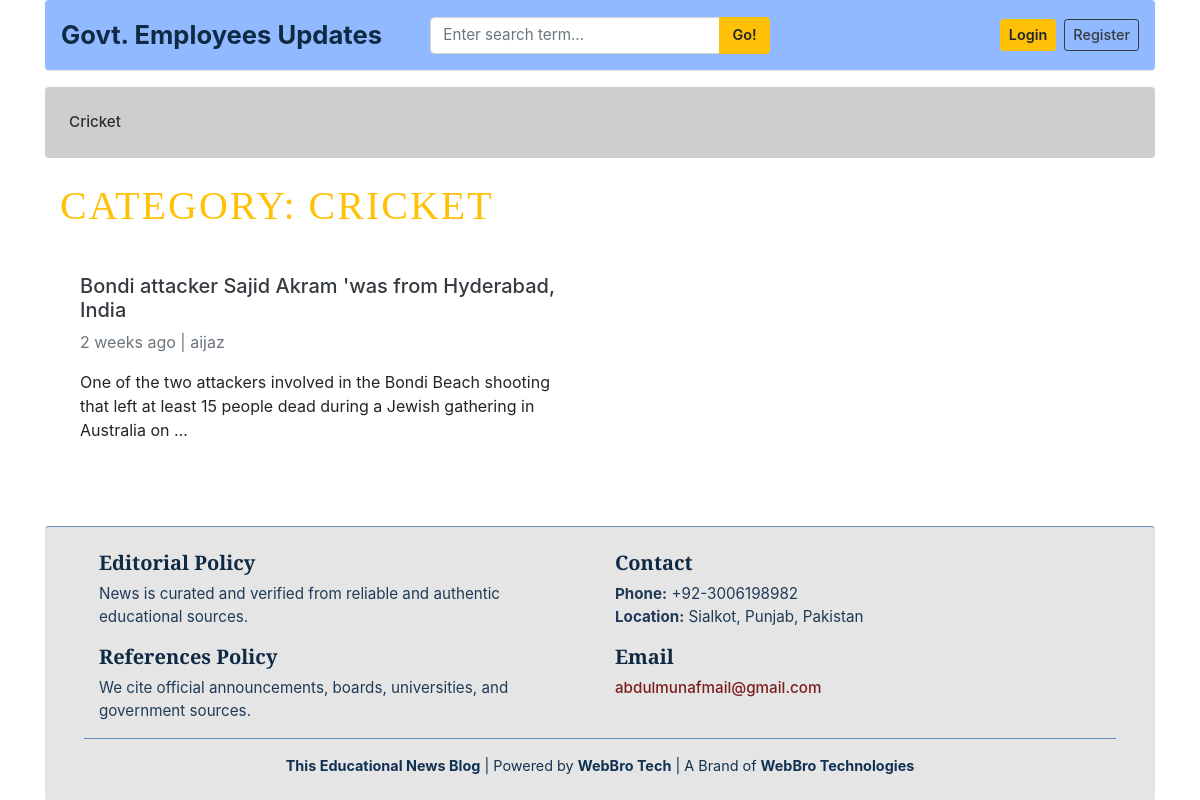
/category/13/, run on an earlier commit of the app's database.
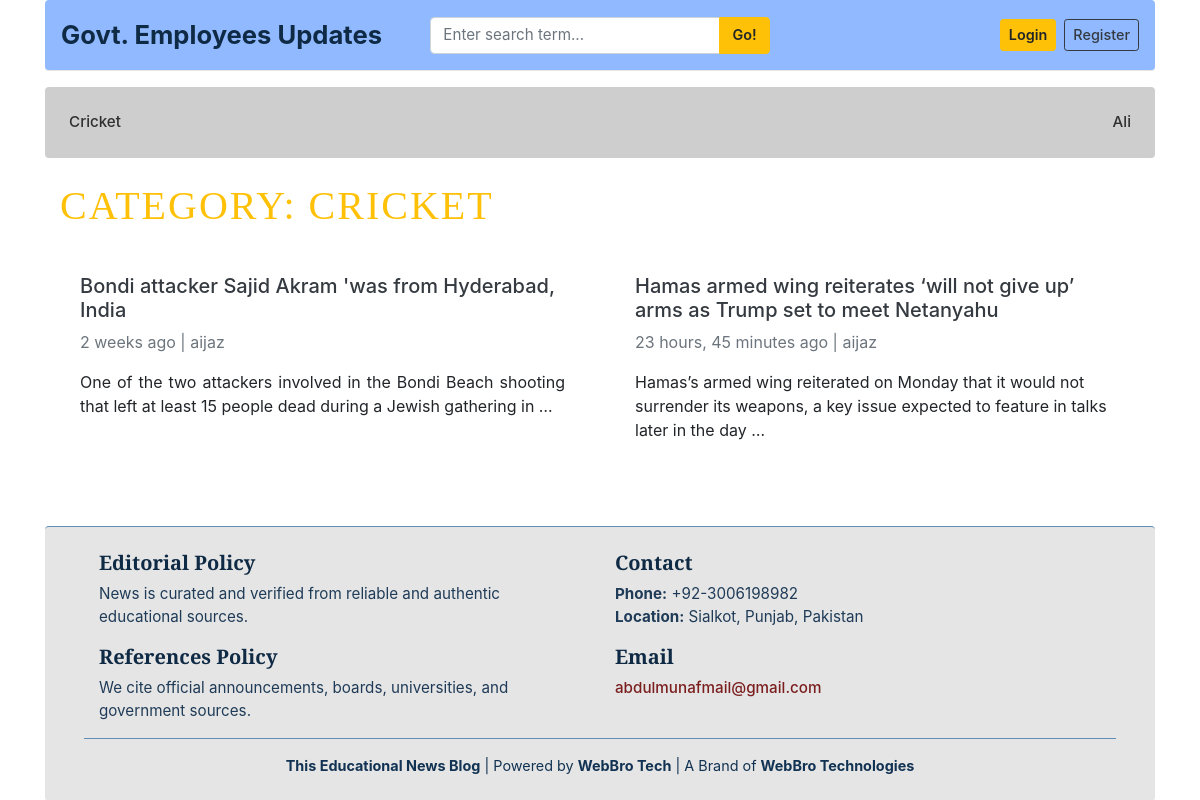
And on a later commit of the database.
### blogs/models.py (models this page shows, shortened)
class Category(models.Model):
    category_name = models.CharField(max_length=50, unique=True)
    created_at = models.DateTimeField(auto_now_add=True)
    updated_at = models.DateTimeField(auto_now=True)
    class Meta:
        verbose_name_plural = 'Categories'
    def __str__(self):
        return self.category_name

class Blog(models.Model):
    title = models.CharField(max_length=100)
    slug = models.SlugField(max_length=150, blank=True, unique=True)
    category = models.ForeignKey(Category, on_delete=models.CASCADE)
    auther = models.ForeignKey(User, on_delete=models.CASCADE , null=True)
    featured_image = models.ImageField(upload_to='uploads/%y/%m/%d')
    short_description = HTMLField()
    blog_body = HTMLField()
    pdf_file = models.FileField(upload_to='pdfs/', blank=True, null=True)
    status = models.CharField(max_length=20, choices = STATUS_CHOICES, default = "Draft")
    is_featured = models.BooleanField(default=False)
    created_at = models.DateTimeField(auto_now_add=True)
    updated_at = models. DateTimeField(auto_now=True)

### blogs/views.py (the view)
# urls.py: path('<int:category_id>/', views.posts_by_category, name='posts_by_category'),
def posts_by_category(request, category_id):
    posts = Blog.objects.filter(status= 'Published', category=category_id)
    category = get_object_or_404(Category, pk=category_id)
    context = {
        'posts': posts,
        'category': category,
        }
    return render (request, 'posts_by_category.html', context)

### blogs/context_processors.py (called while the page is built)
def get_categories(request):
    categories = Category.objects.all()
    return dict(categories=categories)

def get_social_links(request):
    social_links = SocialLinks.objects.all()
    return dict(social_links=social_links)

### templates/posts_by_category.html
{% extends 'base.html' %}
{% block content %}
<main class="container my-4" role="main">
  <header class="mb-4" aria-labelledby="category-title">
    <h1 id="category-title" class="text-uppercase text-warning" style="letter-spacing: 2px;">
      Category: {{ category }}
    </h1>
  </header>
  <section class="row mb-2" aria-labelledby="posts-list">
    {% if posts %}
      {% for post in posts %}
      <article class="col-md-6 mb-4" aria-labelledby="post-title-{{ post.id }}">
        <div class="card border-0 h-100">
          <div class="card-body">
            <h2 id="post-title-{{ post.id }}" class="h5">
              <a href="{% url 'blogs' post.slug %}" class="text-dark">
                {{ post.title }}
              </a>
            </h2>
            <p class="text-muted mb-2">
              <time datetime="{{ post.created_at|date:'c' }}">
                {{ post.created_at|timesince }} ago
              </time>
              | {{ post.auther }}
            </p>
            <p class="card-text">
              {{ post.short_description|truncatewords:25|safe }}
            </p>
          </div>
        </div>
      </article>
      {% endfor %}
    {% else %}
      <p role="alert">No posts found in this category.</p>
    {% endif %}
  </section>
</main>
{% endblock %}

### templates/base.html (shortened to what the changed rows need)
{% load static %}
<!DOCTYPE html>
<html lang="en">
<head>
  <link href="https://getbootstrap.com/docs/4.0/dist/css/bootstrap.min.css" rel="stylesheet">
  <link href="{% static 'css/blog.css' %}" rel="stylesheet">
  <link rel="stylesheet"
        href="https://cdnjs.cloudflare.com/ajax/libs/font-awesome/4.7.0/css/font-awesome.min.css">
</head>
<body>
<div class="container">
  <div class="p-3 mb-3 rounded nav-scroller"
      style="background-color:#cecece;">
    <nav class="nav d-flex justify-content-between flex-wrap">
      {% for cat in categories %}
        <a href="{% url 'posts_by_category' cat.id %}"
          class="p-2 nav-link"
          style="color:#2f2f2f;
                  font-weight:500;
                  font-size:0.95rem;
                  text-decoration:none;">
          {{ cat.category_name }}
        </a>
      {% endfor %}
    </nav>
  </div>
  {% block content %}
  {% endblock %}
</div>
</body>
</html>

What changed in the data, as far as the page shows it:
added Category: category_name "Ali"
changed Blog "Bondi attacker Sajid Akram 'was from Hyderabad, India": short_description "One of the two attackers involved in the Bondi Beach shooting that left at least 15 people dead during a Jewish gathering in Australia on …" → "One of the two attackers involved in the Bondi Beach shooting that left at least 15 people dead during a Jewish gathering in …"
added Blog: title "Hamas armed wing reiterates ‘will not give up’ arms as Trump set to meet Netanyahu", created_at "23 hours, 45 minutes", auther "aijaz", short_description "Hamas’s armed wing reiterated on Monday that it would not surrender its weapons, a key issue expected to feature in talks later in the day …"
